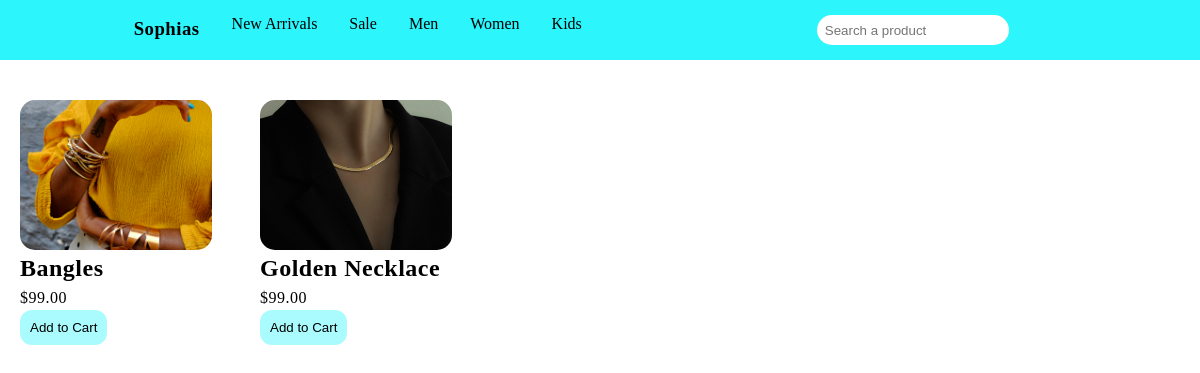
/category/accessories/, run on the app's committed database.
### shop/models.py (models this page shows, shortened)
class Product(models.Model):
    category = models.ForeignKey(Category, related_name='products', on_delete=models.CASCADE)
    name = models.CharField(max_length=200)
    description = models.TextField()
    price = models.DecimalField(max_digits=10, decimal_places=2)
    image = models.ImageField(upload_to='products/')
    stock = models.PositiveIntegerField(default=0)
    available = models.BooleanField(default=True)

### shop/views.py (the view)
# urls.py: path('category/<slug:category_slug>/', views.product_list, name='product_list_by_category'),
def product_list(request, category_slug=None):
    category = None
    categories = Category.objects.all()
    products = Product.objects.filter(available=True)
    if category_slug:
        category = get_object_or_404(Category, slug=category_slug)
        products = products.filter(category=category)
    return render(request, 'product_list.html', {'category': category, 'categories': categories, 'products': products})

### shop/templates/product_list.html (shortened to what this page needs)
{% extends "base.html" %}
{% block content %}
<div class="products">
  {% for product in products %}
        <div class="item">
       <a href="{% url 'product_detail' product.id %}"><img src="{{product.image.url}}"  alt="{{ product.name }}"></a>
      <h2>{{ product.name }}</h2>
      <p>${{ product.price }}</p>
     <button> <a href="{% url 'add_to_cart' product.id %}">Add to Cart</a></buttotn>
</div>
  {% endfor %}
{% endblock %}

### shop/static/style.css (style rules this page uses)
* { margin: 0; padding: 0; }
.hero-section .content p,h2 { line-height: 1; letter-spacing: 0.5; }
.products { display: grid; align-items: center; justify-content: space-evenly; grid-template-columns: repeat(5, 1fr); margin: 20px; width: 100%; }
.products img { width: 80%; height: 150px; object-fit: cover; border-radius: 15px; margin-top: 20px; }
.products button { border-style: none; background: rgb(44, 245, 252, 0.4); border-radius:12px; padding: 10px; }
.products button a { text-decoration: none; color: black; }
.products h2, p { line-height: 1.5; letter-spacing: 0.5; }

### data on the page
Product: image (picture), name "Bangles", price "99.00"
Product: image (picture), name "Golden Necklace", price "99.00"
